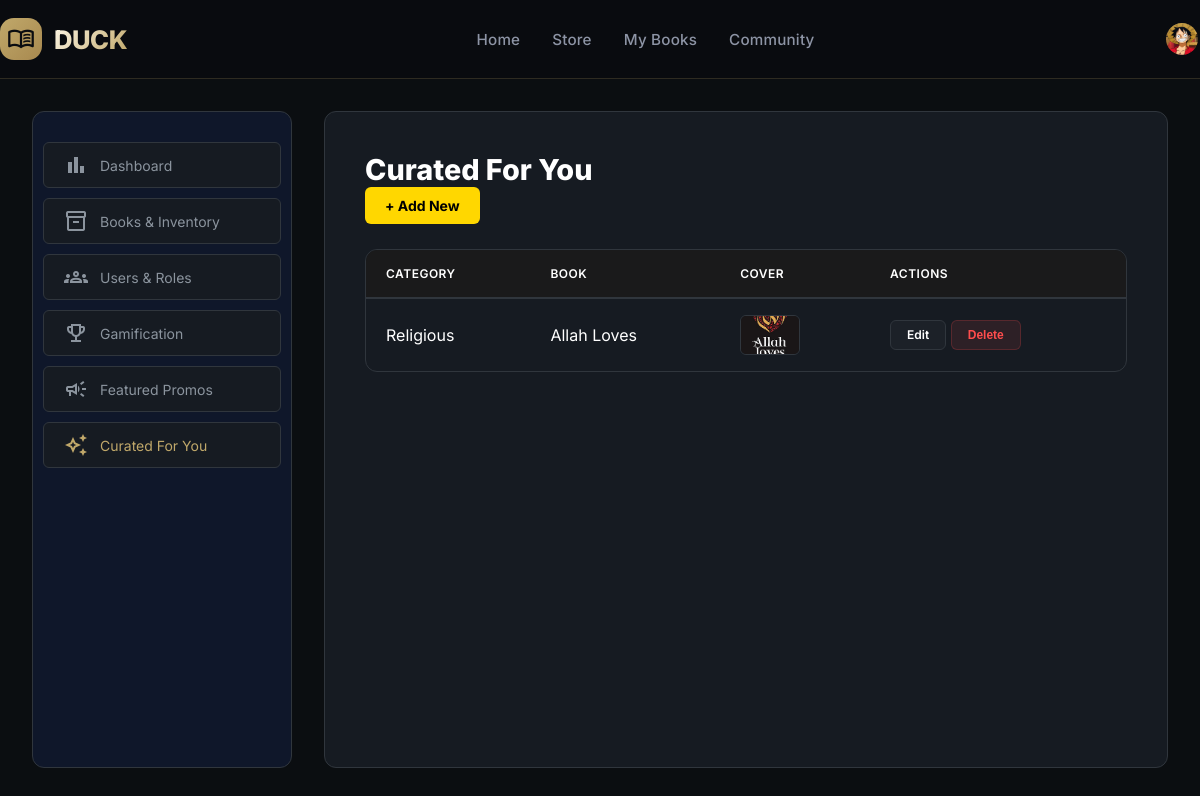
Page /admin-panel/curated-configs/ (signed in) on the committed database.
### Authentication/models.py (models this page shows, shortened)
class User(AbstractUser):
    rank = models.ForeignKey(Rank, on_delete=models.SET_NULL, null=True, blank=True)
    name = models.CharField(max_length=150)
    email = models.EmailField(max_length=255, unique=True)
    role = models.CharField(max_length=20, default='user')
    avatar = models.ImageField(upload_to="avatars/", null=True, blank=True)
    points = models.IntegerField(default=0)
    readings = models.IntegerField(default=0)
    reviews = models.IntegerField(default=0)
    last_active = models.DateField(auto_now=True)
    USERNAME_FIELD = 'email'
    REQUIRED_FIELDS = ['username', 'name']

### Storefront/models.py (models this page shows, shortened)
class CuratedConfig(models.Model):
    category = models.ForeignKey('Genre', null=True, blank=True, on_delete=models.SET_NULL, related_name='curated_configs')
    book = models.ForeignKey('Book', null=True, blank=True, on_delete=models.SET_NULL, related_name='curated_configs')

class Genre(models.Model):
    name = models.CharField(max_length=100, unique=True)
    slug = models.SlugField(max_length=100, unique=True)

class Book(models.Model):
    genre = models.ForeignKey(Genre, on_delete=models.SET_NULL, null=True, related_name='books')
    title = models.CharField(max_length=255)
    author = models.CharField(max_length=255)
    price = models.DecimalField(max_digits=10, decimal_places=2)
    pages = models.IntegerField()
    rating = models.FloatField(default=0.0)
    cover_img = models.ImageField(upload_to='covers/', null=True, blank=True)
    published_date = models.TextField()
    description = models.TextField()
    sales = models.IntegerField(default = 0)

### AdminPanel/views.py (the view)
# urls.py: path('curated-configs/', CuratedConfigListView.as_view(), name='list_curated_configs'),
class CuratedConfigListView(ListView):
    model = CuratedConfig
    template_name = 'AdminPanel/curatedconfig_list.html'
    context_object_name = 'configs'

### templates/AdminPanel/curatedconfig_list.html (shortened to what this page needs)
{% extends "base.html" %}
{% load static %}
{% block style %}
<link rel="stylesheet" href="{% static 'css/AdminPanel/cur-config.css' %}">
{% endblock style %}
{% block navbar %}
{% include "includes/navbar.html" %}
{% endblock navbar %}
{% block content %}
<div class="layout-wrapper">
    {% include "includes/sidebar.html" %}
    <main class="dashboard-main" >
        <div >
            <h1>Curated For You</h1>
            <a href="{% url 'add_curated_config' %}" class="btn-add">+ Add New</a>
        </div>
        {% if configs %}
        <table>
            <thead>
                <tr>
                    <th>Category</th>
                    <th>Book</th>
                    <th>Cover</th>
                    <th >Actions</th>
                </tr>
            </thead>
            <tbody>
                {% for config in configs %}
                <tr >
                    <td >{{ config.category.name|default:"—" }}</td>
                    <td >{{ config.book.title|default:"—" }}</td>
                    <td >
                        {% if config.book and config.book.cover_img %}
                        <img src="{{ config.book.cover_img.url }}" >
                        {% endif %}
                    </td>
                    <td >
                        <a href="{% url 'edit_curated_config' config.id %}" class="btn-sm">Edit</a>
                        <form action="{% url 'delete_curated_config' config.id %}" method="post" >
                            <button type="submit" class="btn-sm btn-danger" onclick="return confirm('Delete this configuration?')">Delete</button>
                        </form>
                    </td>
                </tr>
                {% endfor %}
            </tbody>
        </table>
        {% else %}
        <p >No curated configurations yet. Create one!</p>
        {% endif %}
    </main>
</div>
{% endblock content %}

### templates/includes/navbar.html
{% load static %}
{% block navbar %}
<nav class="header" id="main-nav">
    <div class="container header__inner">
        <a href="{% if user.is_authenticated and user.role == 'admin' %}{% url 'dashboard' %}{% else %}{% url 'home' %}{% endif %}" class="logo-group">
            <div class="logo-icon">
                <span class="material-symbols-outlined">menu_book</span>
            </div>
            <div class="logo-text">DUCK</div>
        </a>
        <div class="nav">
            <a href="{% url 'home' %}"
               class="{% if request.resolver_match.url_name == 'home' %}active{% endif %}">
                Home
            </a>
            <a href="{% url 'store' %}"
               class="{% if request.resolver_match.url_name == 'store' %}active{% endif %}">
                Store
            </a>
            <a href="{% url 'my_books' %}"
               class="{% if request.resolver_match.url_name == 'my_books' %}active{% endif %}">
                My Books
            </a>
            <a href="{% url 'community' %}"
               class="{% if request.resolver_match.url_name == 'community' %}active{% endif %}">
                Community
            </a>
        </div>
        <div class="header__actions">
            {% if user.is_authenticated %}
                <a href="{% url 'user_profile' %}" class="avatar-link">
                    <img
                        src="{% if user.avatar %}{{ user.avatar.url }}{% else %}{% static 'assets/images/logo.png' %}{% endif %}"
                        class="avatar-img"
                        alt="avatar"
                    >
                </a>
            {% else %}
                <a href="{% url 'login' %}" class="btn-login">Login</a>
            {% endif %}
        </div>
    </div>
</nav>
{% endblock navbar %}

### static/css/style.css (style rules this page uses)
:root { --brand-primary: #FFD700; --brand-primary-hover: #E6C200; --background-color: #0B0E11; --card-bg: #161B22; --input-bg: #1C2128; --progress-bg: #1e293b; --text-main: #FFFFFF; --text-muted: #8B949E; --text-link: #FFD700; --border-color: #30363D; --radius-main: 12px; --radius-input: 6px; --spacing-card: 40px; --font-main: 'Inter', sans-serif; --font-size-base: 1rem; --font-size-small: 0.875rem; --transition-speed: 0.3s; --btn-padding-y: 10px; --btn-padding-x: 20px; --btn-font-weight: 600; --nav-color: #0F172A; }
a { text-decoration: none; }
* { margin: 0; padding: 0; box-sizing: border-box; }
body { background-color: var(--background-color); color: var(--text-main); font-family: var(--font-main); display: flex; flex-direction: column; min-height: 100vh; }
.header { border-bottom: 1px solid rgba(192, 168, 106, 0.2); background: rgba(10, 12, 16, 0.95); backdrop-filter: blur(4px); position: sticky; top: 0; z-index: 100; }
.container { max-width: 1400px; margin: 0 auto; padding: 0 32px; }
.header__inner { display: flex; justify-content: space-between; align-items: center; padding: 18px 0; }
.logo-group { display: flex; align-items: center; gap: 12px; }
.logo-icon { background: linear-gradient(135deg, #C0A86A, #A8894F); width: 42px; height: 42px; display: flex; align-items: center; justify-content: center; border-radius: 14px; }
.logo-icon span { font-size: 28px; color: #0A0C10; }
.logo-text { font-size: 1.6rem; font-weight: 800; letter-spacing: -0.5px; background: linear-gradient(130deg, #FFF8E7, #C0A86A); background-clip: text; -webkit-background-clip: text; color: transparent; }
.nav { display: flex; gap: 32px; }
.nav a { color: #8D94A5; text-decoration: none; font-weight: 500; font-size: 0.95rem; letter-spacing: 0.2px; transition: color 0.2s ease; }
.header__actions { display: flex; align-items: center; gap: 20px; }
.action-link, .avatar-link { display: flex; align-items: center; text-decoration: none; color: var(--text-muted); transition: all var(--transition-speed) ease; }
.avatar-img { width: 36px; height: 36px; border-radius: 50%; object-fit: cover; border: 2px solid transparent; transition: border-color var(--transition-speed), transform var(--transition-speed); }
.layout-wrapper { display: flex; flex: 1; width: 100%; max-width: 1400px; margin: 0 auto; padding: 0 32px; gap: 32px; }
main { flex: 1; background-color: var(--card-bg); border: 1px solid var(--border-color); border-radius: var(--radius-main); padding: var(--spacing-card); margin: 32px 0; transition: all var(--transition-speed) ease; }
button { width: 100%; background: var(--card-bg); color: var(--text-muted); border: 1px solid var(--border-color); border-radius: var(--radius-input); padding: 14px; font-size: var(--font-size-base); font-weight: 700; cursor: pointer; margin-top: 20px; transition: all var(--transition-speed) ease; }

### rows in the picture
User: avatar (picture)
CuratedConfig: category.name "Religious", book "Allah Loves", book.cover_img (picture)
